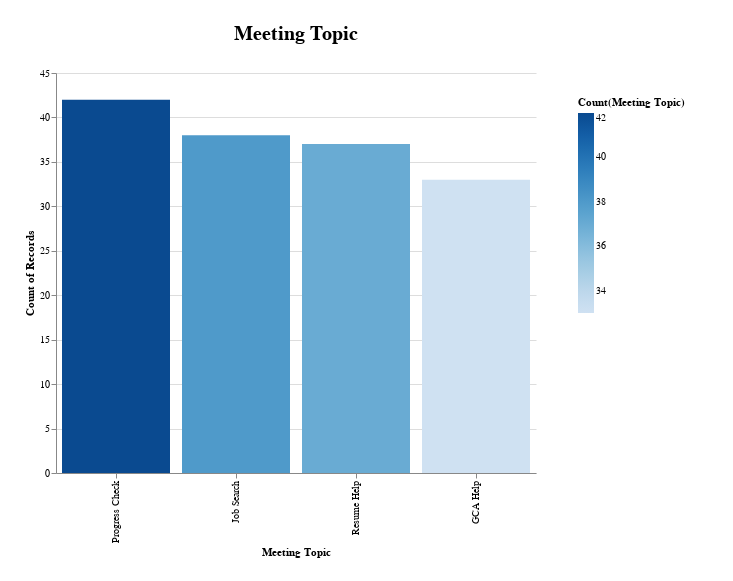

Notebook cell for this chart:
### Code cell
bar_chart(meetings_df, 'meeting_topic','count(meeting_topic)')

### Figure 1 — Vega-Lite specification as saved in the notebook (floating-point values rounded to 4 significant figures; data arrays with more than 128 entries replaced by an {"elided": "..."} marker saying what was removed)
{"config": {"view": {"continuousWidth": 400, "continuousHeight": 300, "stroke": "#FFF"}, "legend": {"padding": 24}, "title": {"fontSize": 20, "offset": 24}}, "data": {"name": "data-c31421f433f8e2b653032bd680101321"}, "mark": "bar", "encoding": {"color": {"aggregate": "count", "field": "meeting_topic", "title": "Count(Meeting Topic)", "type": "nominal"}, "tooltip": [{"aggregate": "count", "field": "meeting_topic", "type": "nominal"}, {"field": "meeting_topic", "type": "nominal"}, {"aggregate": "count", "field": "meeting_topic", "type": "nominal"}], "x": {"field": "meeting_topic", "sort": "-y", "title": "Meeting Topic", "type": "nominal"}, "y": {"aggregate": "count", "field": "meeting_topic", "type": "nominal"}}, "height": 400, "padding": 24, "title": "Meeting Topic", "width": 480, "$schema": "https://vega.github.io/schema/vega-lite/v4.17.0.json", "datasets": {"data-c31421f433f8e2b653032bd680101321": {"elided": "150 records"}}}
